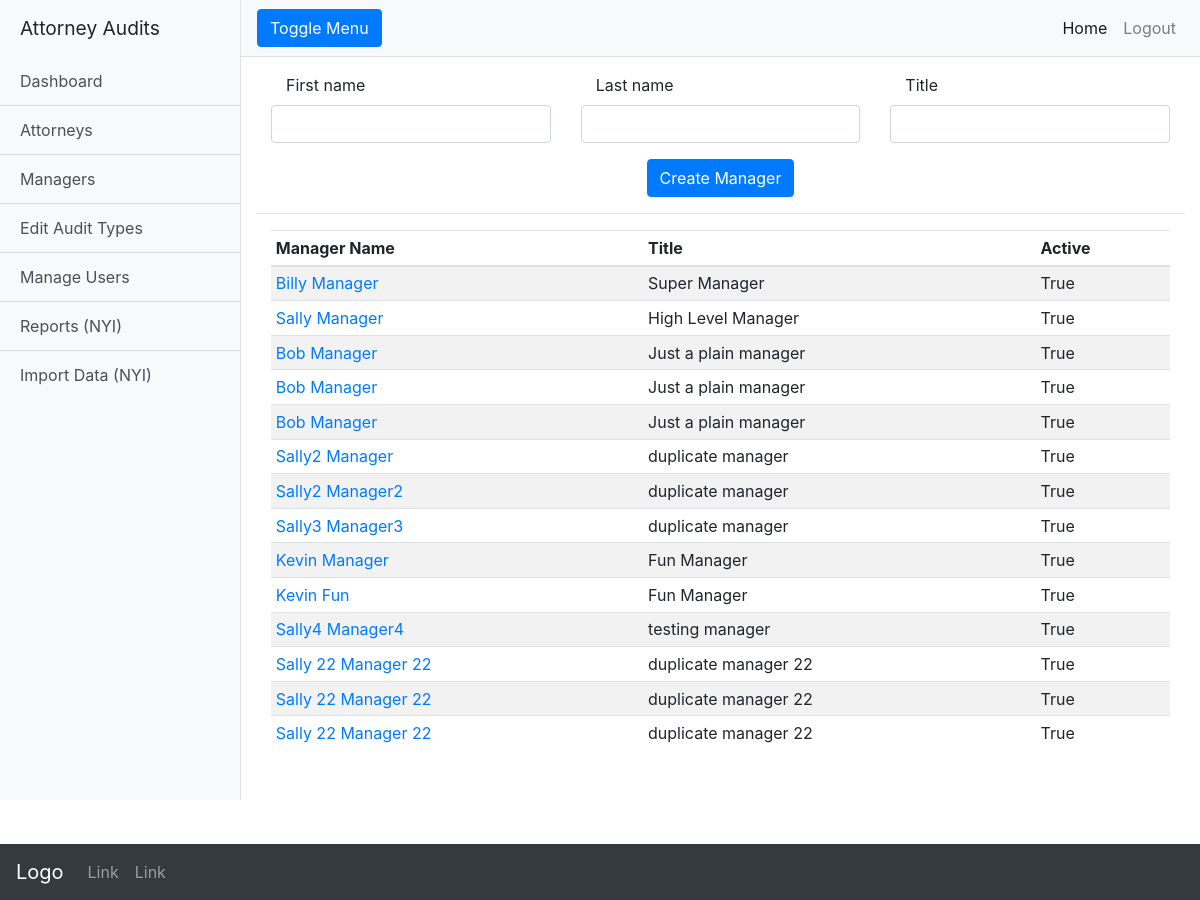
The app's page /, older data.
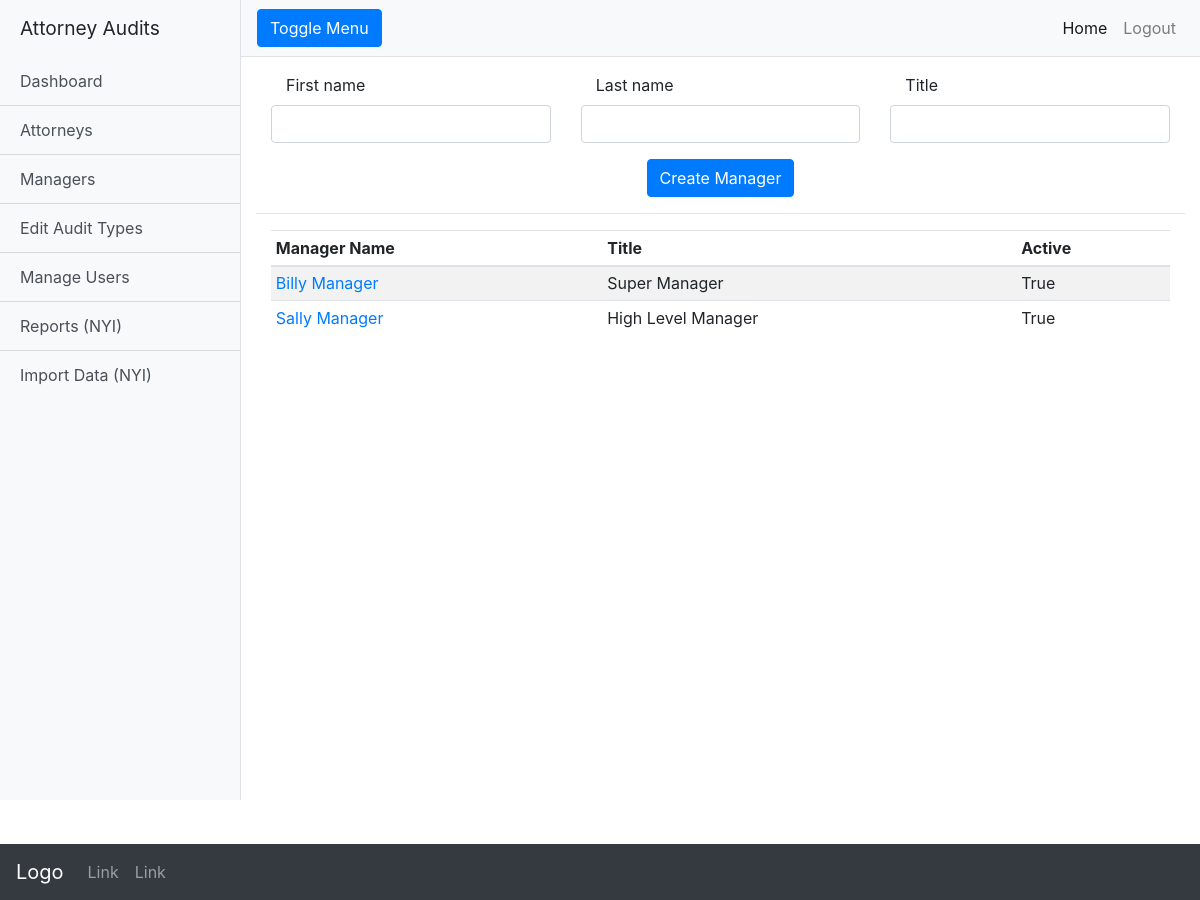
The same page, newer data.
### manager_app/models.py (models this page shows, shortened)
class Manager(models.Model):
    first_name = models.CharField(max_length=30)
    last_name = models.CharField(max_length=30)
    title = models.CharField(max_length=50)
    is_active = models.BooleanField(default=True)
    created_at = models.DateTimeField(auto_now_add=True)
    modified_at = models.DateTimeField(auto_now=True)

### manager_app/views.py (the view)
# urls.py: path('', views.index_view),
def index_view(request):
    form = ManagerForm()
    managers = Manager.objects.all()
    context = {
        "form": form,
        "managers": managers,
    }
    return render(request, "manager_list.html", context)

### manager_app/forms.py
class ManagerForm(forms.ModelForm):
    def __init__(self, *args, **kwargs):
        super(ManagerForm, self).__init__(*args, **kwargs)
        for name in self.fields.keys():
            self.fields[name].widget.attrs.update({
                'class': 'form-control',
            })
    class Meta:
        model = Manager
        fields = ("first_name", "last_name", "title")

### manager_app/templates/manager_list.html (shortened to what this page needs)
{% extends "_audit_base.html" %}
{% block content %}
<div class="container-fluid">
  <form id="manager-form">
    <div class="row">
      {% for field in form %}
      <div class="form-group col-4">
        <label class="col-12">{{ field.label }}</label>
        {{ field }}
      </div>
      {% endfor %}
    </div>
    <div class="row justify-content-center">
      <input type="submit" class="btn btn-primary" value="Create Manager" />
    </div>
</div>
<hr />
<div class="container-fluid">
  <table class="table table-striped table-sm" id="managers_table">
    <thead>
      <tr>
        <th>Manager Name</th>
        <th>Title</th>
        <th>Active</th>
      </tr>
    </thead>
    <tbody>
      {% for manager in managers %}
      <tr>
        <td><a href="/manager/details/{{manager.id}}">{{manager.first_name}} {{manager.last_name}}</a></td>
        <td>{{manager.title}}</td>
        <td>{{manager.is_active}}</td>
      </tr>
      {% endfor %}
    </tbody>
  </table>
</div>
{% endblock content %}

### templates/_audit_base.html (shortened to what this page needs)
<!DOCTYPE html>
<html lang="en">
<head>
  {% load static %}
  <link rel="stylesheet" href="https://maxcdn.bootstrapcdn.com/bootstrap/4.4.1/css/bootstrap.min.css">
  <link rel="stylesheet" href="{% static '/css/base.css' %}">
</head>
<body>
  <div class="d-flex" id="wrapper">
  <div class="bg-light border-right" id="sidebar-wrapper">
    <div class="sidebar-heading">Attorney Audits</div>
    <div class="list-group list-group-flush">
      <a href="/" class="list-group-item list-group-item-action bg-light">Dashboard</a>
      <a href="/attorney/" class="list-group-item list-group-item-action bg-light">Attorneys</a>
      <a href="/manager/" class="list-group-item list-group-item-action bg-light">Managers</a>
      <a href="/audit/" class="list-group-item list-group-item-action bg-light">Edit Audit Types</a>
      <a href="/admin/" class="list-group-item list-group-item-action bg-light">Manage Users</a>
      <a href="#" class="list-group-item list-group-item-action bg-light">Reports (NYI)</a>
      <a href="#" class="list-group-item list-group-item-action bg-light">Import Data (NYI)</a>
    </div>
  </div>
  <div id="page-content-wrapper">
    <nav class="navbar navbar-expand-lg navbar-light bg-light border-bottom">
      <button class="btn btn-primary" id="menu-toggle">Toggle Menu</button>
      <div class="collapse navbar-collapse" id="navbarSupportedContent">
        <ul class="navbar-nav ml-auto mt-2 mt-lg-0">
          <li class="nav-item active">
            <a class="nav-link" href="/">Home</a>
          </li>
          <li class="nav-item">
            <a href="/accounts/logout/" class="nav-link">Logout</a>
          </li>
        </ul>
      </div>
    </nav>
    <div class="container-fluid">
      <div class="row my-3">
        <div class="col">
          {% block content %}{% endblock content %}
        </div>
      </div>
    </div>
  </div>
  <footer>
    <nav class="navbar navbar-expand-sm bg-dark navbar-dark fixed-bottom">
      <a class="navbar-brand" href="#">Logo</a>
      <ul class="navbar-nav">
        <li class="nav-item">
          <a class="nav-link" href="javascript:void(0)">Link</a>
        </li>
        <li class="nav-item">
          <a class="nav-link" href="javascript:void(0)">Link</a>
        </li>
      </ul>
    </nav>
  </footer>
</body>
</html>

### static/css/base.css (style rules this page uses)
body { overflow-x: hidden; margin-bottom: 100px; }
#sidebar-wrapper { min-height: 100vh; margin-left: -15rem; -webkit-transition: margin .25s ease-out; -moz-transition: margin .25s ease-out; -o-transition: margin .25s ease-out; transition: margin .25s ease-out; }
#sidebar-wrapper .sidebar-heading { padding: 0.875rem 1.25rem; font-size: 1.2rem; }
#sidebar-wrapper .list-group { width: 15rem; }
#page-content-wrapper { min-width: 100vw; }
@media (min-width: 768px) { #sidebar-wrapper { margin-left: 0; } }
@media (min-width: 768px) { #page-content-wrapper { min-width: 0; width: 100%; } }

Row changes from the older to the newer data that the page shows:
removed Manager: first_name "Bob", last_name "Manager", title "Just a plain manager", is_active "True"
removed Manager: first_name "Bob", last_name "Manager", title "Just a plain manager", is_active "True"
removed Manager: first_name "Bob", last_name "Manager", title "Just a plain manager", is_active "True"
removed Manager: first_name "Sally2", last_name "Manager", title "duplicate manager", is_active "True"
removed Manager: first_name "Sally2", last_name "Manager2", title "duplicate manager", is_active "True"
removed Manager: first_name "Sally3", last_name "Manager3", title "duplicate manager", is_active "True"
removed Manager: first_name "Kevin", last_name "Manager", title "Fun Manager", is_active "True"
removed Manager: first_name "Kevin", last_name "Fun", title "Fun Manager", is_active "True"
removed Manager: first_name "Sally4", last_name "Manager4", title "testing manager", is_active "True"
removed Manager: first_name "Sally 22", last_name "Manager 22", title "duplicate manager 22", is_active "True"
removed Manager: first_name "Sally 22", last_name "Manager 22", title "duplicate manager 22", is_active "True"
removed Manager: first_name "Sally 22", last_name "Manager 22", title "duplicate manager 22", is_active "True"
